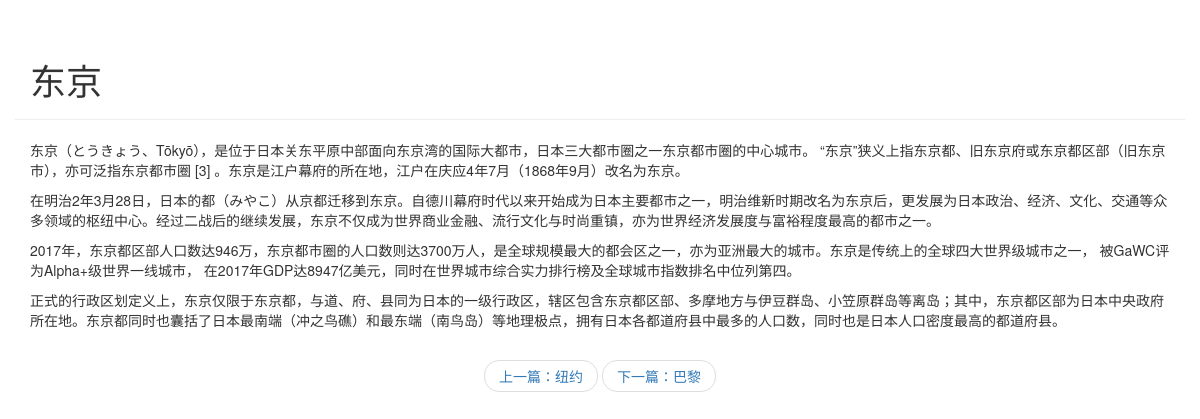
Page /blog/detail/3 on the committed database.
### blog/models.py (models this page shows, shortened)
class Article(models.Model):
    article_id = models.AutoField(primary_key=True)  #文章的唯一ID
    title = models.TextField() #文章的标题
    brief_content = models.TextField()  #文章的简要
    content = models.TextField()  #文章的主要内容
    publish_date =  models.DateTimeField(auto_now=True)  #文章的发布日期

### blog/views.py (the view)
# urls.py: path('detail/<int:article_id>', blog.views.get_detail_page),
def get_detail_page(request, article_id):
    all_articles = Article.objects.all()
    curr_article = None
    previous_index = 0
    next_index = 0
    previous_article = None
    next_article = None
    for index, article in enumerate(all_articles):
        if index == 0:
            previous_index = 0
            next_index = index + 1
        elif index == len(all_articles) - 1:
            previous_index = index - 1
            next_index = index
        else:
            previous_index = index -1
            next_index = index + 1
        if article.article_id == article_id:
            curr_article = article
            previous_article = all_articles[previous_index]
            next_article = all_articles[next_index]
            break
    section_list = curr_article.content.split('\n')
    return render(request, 'blog/detail.html',
                  {
                      'curr_article': curr_article,
                      'section_list': section_list,
                      'previous_article': previous_article,
                      'next_article': next_article,
                  })

### blog/templates/blog/detail.html (shortened to what this page needs)
<!DOCTYPE html>
<html lang="en">
<head>
    <link rel="stylesheet" href="https://cdn.jsdelivr.net/npm/bootstrap@3.3.7/dist/css/bootstrap.min.css">
</head>
<body>
<div class="container page-header">
    <h1>{{ curr_article.title }}</h1>
</div>
<div class="container body-main">
    <div>
        {% for section in section_list %}
        <p>{{ section }}</p>
        {% endfor %}
    </div>
</div>
<div>
    <nav aria-label="...">
  <ul class="pager">
    <li><a href="/blog/detail/{{ previous_article.article_id }}">上一篇：{{ previous_article.title }}</a></li>
    <li><a href="/blog/detail/{{ next_article.article_id }}">下一篇：{{ next_article.title }}</a></li>
  </ul>
</nav>
</div>
</body>
</html>

### rows in the picture
Article: title "东京"
Article: title "纽约"
Article: title "巴黎"

### other values in the picture
{{ section }} "东京（とうきょう、Tōkyō），是位于日本关东平原中部面向东京湾的国际大都市，日本三大都市圈之一东京都市圈的中心城市。 “东京”狭义上指东京都、旧东京府或东京都区部（旧东京市），亦可泛指东京都市圈 [3] 。东京是江户幕府的所在地，江户在庆应4年7月（1868年9月）改名为东京。" "在明治2年3月28日，日本的都（みやこ）从京都迁移到东京。自德川幕府时代以来开始成为日本主要都市之一，明治维新时期改名为东京后，更发展为日本政治、经济、文化、交通等众多领域的枢纽中心。经过二战后的继续发展，东京不仅成为世界商业金融、流行文化与时尚重镇，亦为世界经济发展度与富裕程度最高的都市之一。" "2017年，东京都区部人口数达946万，东京都市圈的人口数则达3700万人，是全球规模最大的都会区之一，亦为亚洲最大的城市。东京是传统上的全球四大世界级城市之一， 被GaWC评为Alpha+级世界一线城市， 在2017年GDP达8947亿美元，同时在世界城市综合实力排行榜及全球城市指数排名中位列第四。" "正式的行政区划定义上，东京仅限于东京都，与道、府、县同为日本的一级行政区，辖区包含东京都区部、多摩地方与伊豆群岛、小笠原群岛等离岛；其中，东京都区部为日本中央政府所在地。东京都同时也囊括了日本最南端（冲之鸟礁）和最东端（南鸟岛）等地理极点，拥有日本各都道府县中最多的人口数，同时也是日本人口密度最高的都道府县。"
